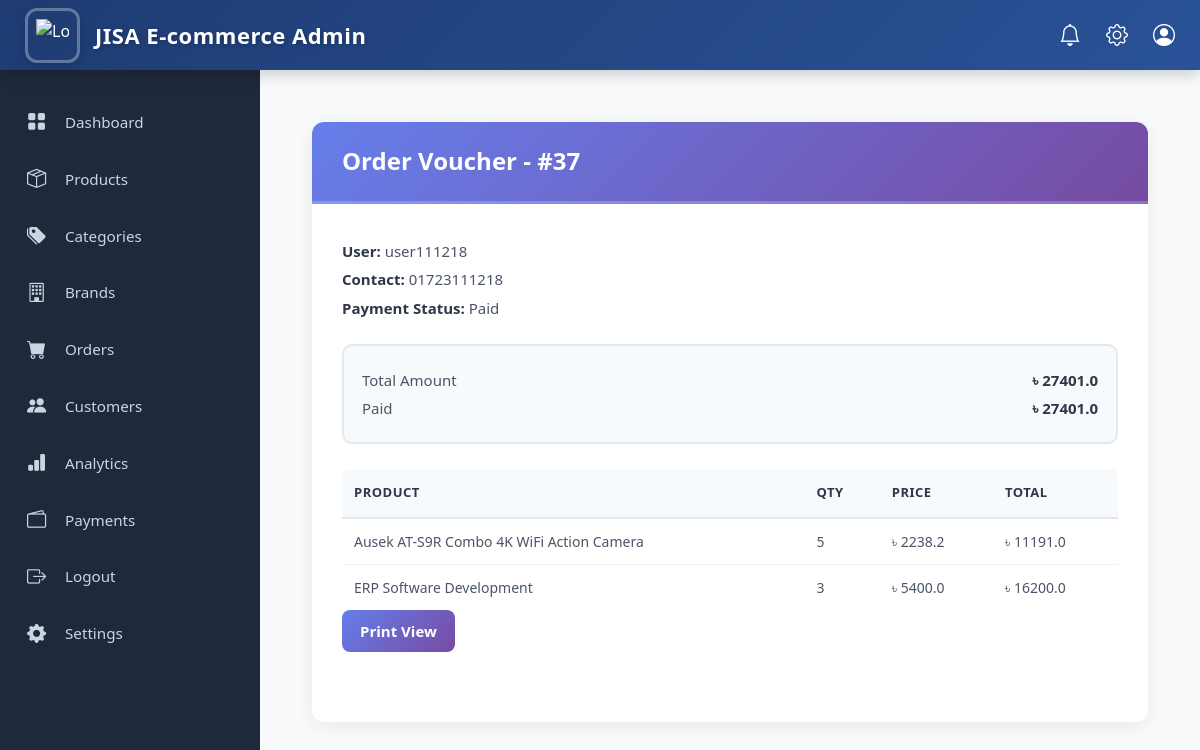
/adminpanel/orders/37/ (signed in), run on the app's committed database.
### core/models.py (models this page shows, shortened)
class Order(models.Model):
    user = models.ForeignKey(settings.AUTH_USER_MODEL,on_delete=models.SET_NULL,null=True, blank=True )
    first_name = models.CharField(max_length=100)
    last_name = models.CharField(max_length=100)
    address = models.TextField()
    mobile = models.CharField(max_length=20)
    email = models.EmailField()
    upazila = models.CharField(max_length=100)
    district = models.CharField(max_length=100)
    comment = models.TextField(blank=True, null=True)
    delivery_method = models.CharField(max_length=50)
    delivery_charge = models.FloatField(default=0)
    payment_method = models.CharField(max_length=50)
    payment_status = models.CharField(
        max_length=20,
        choices=(
            ("pending", "Pending"),
            ("paid", "Paid"),
            ("failed", "Failed"),
            ("partial paid", "partial Paid"),
        ),
        default="pending"
    )
    payment_transaction_id = models.CharField(max_length=100, blank=True, null=True)
    amount_paid = models.FloatField(default=0)  # How much customer has paid
    subtotal = models.FloatField()
    discount = models.FloatField(default=0)
    total = models.FloatField()
    created_at = models.DateTimeField(auto_now_add=True)

class OrderItem(models.Model):
    order = models.ForeignKey(Order, on_delete=models.CASCADE, related_name="items")
    product_name = models.CharField(max_length=255)
    price = models.FloatField()
    qty = models.IntegerField()
    def total(self):
        return self.price * self.qty

### accounts/models.py (models this page shows, shortened)
class User(AbstractUser):
    ROLE_CHOICES = (
        ("admin", "Admin"),
        ("customer", "Customer"),
    )
    role = models.CharField(max_length=10, choices=ROLE_CHOICES, default="customer")
    phone = models.CharField(max_length=30, unique=True, blank=True, null=True)
    avatar = models.ImageField(upload_to="avatars/", blank=True, null=True)
    objects = UserManager()  # <- important

### admin_panel/views.py (the view)
# urls.py: path("orders/<int:pk>/", views.admin_order_detail, name="admin_order_detail"),
@superuser_required
def admin_order_detail(request, pk):
    order = get_object_or_404(Order, pk=pk)
    items = order.items.all()
    return render(request, "order/admin_order_detail.html", {"order": order, "items": items})

### admin_panel/views.py (called while the page is built)
def superuser_required(view_func):
    return user_passes_test(lambda u: u.is_superuser)(view_func)

### core/context_processors.py (called while the page is built)
def categories_menu(request):
    categories = Category.objects.filter(parent__isnull=True).prefetch_related('children')
    return {'menu_categories': categories}

### admin_panel/templates/order/admin_order_detail.html (shortened to what this page needs)
{% extends "admin-base.html" %}
{% block content %}
<div class="voucher-container">
    <div class="voucher-card">
        <div class="voucher-header">
            <h2>Order Voucher - #{{ order.id }}</h2>
        </div>
        <div class="voucher-body">
            <div class="voucher-info">
                <p><span>User:</span> {{ order.user }}</p>
                <p><span>Contact:</span> {{ order.mobile }}</p>
                <p><span>Payment Status:</span> {{ order.payment_status|title }}</p>
            </div>
            <div class="amount-box">
                <p><span>Total Amount</span> ৳ {{ order.total }}</p>
                <p><span>Paid</span> ৳ {{ order.amount_paid }}</p>
            </div>
            <div class="table-wrapper">
                <table>
                    <thead>
                        <tr>
                            <th>Product</th>
                            <th>Qty</th>
                            <th>Price</th>
                            <th>Total</th>
                        </tr>
                    </thead>
                    <tbody>
                        {% for item in items %}
                        <tr>
                            <td>{{ item.product_name }}</td>
                            <td>{{ item.qty }}</td>
                            <td>৳ {{ item.price }}</td>
                            <td>৳ {{ item.total }}</td>
                        </tr>
                        {% endfor %}
                    </tbody>
                </table>
            </div>
            <a href="{% url 'order_invoice' order.id %}" target="_blank"
              style="
                    display:inline-block;
                    background:linear-gradient(135deg,#667eea 0%,#764ba2 100%);
                    color:white;
                    padding:10px 18px;
                    border-radius:8px;
                    font-weight:600;
                    margin-bottom:20px;
                    text-decoration:none;
              ">
                Print View
            </a>
        </div>
    </div>
</div>
{% endblock %}

### admin_panel/templates/order/admin_order_detail.html (style rules this page uses)
.voucher-container { max-width: 900px; margin: 0 auto; padding: 20px; }
.voucher-card { background: #ffffff; border-radius: 12px; box-shadow: 0 4px 20px rgba(0,0,0,0.08); overflow: hidden; padding-bottom: 20px; }
.voucher-header { background: linear-gradient(135deg, #667eea 0%, #764ba2 100%); color: white; padding: 25px 30px; border-bottom: 3px solid rgba(255,255,255,0.2); }
.voucher-header h2 { margin: 0; font-size: 24px; font-weight: 600; }
.voucher-body { padding: 30px; font-size: 15px; color: #2d3748; }
.voucher-info p { margin: 6px 0; font-size: 15px; color: #4a5568; }
.voucher-info span { font-weight: 600; color: #2d3748; }
.table-wrapper { margin-top: 25px; overflow-x: auto; }
table { width: 100%; border-collapse: collapse; border-radius: 8px; overflow: hidden; font-size: 14px; }
table thead { background: #f7fafc; border-bottom: 2px solid #e2e8f0; }
table th { padding: 14px 12px; text-align: left; font-weight: 600; color: #2d3748; text-transform: uppercase; font-size: 13px; letter-spacing: .5px; }
table td { padding: 12px 12px; border-bottom: 1px solid #edf2f7; color: #4a5568; }
table tr:last-child td { border-bottom: none; }
.amount-box { margin-top: 25px; padding: 18px; background: #f7fafc; border: 2px solid #e2e8f0; border-radius: 10px; }
.amount-box p { margin: 5px 0; font-size: 15px; display: flex; justify-content: space-between; font-weight: 600; color: #2d3748; }
.amount-box p span { color: #4a5568; font-weight: normal; }

### data on the page
Order: id "37", user "user111218", mobile "01723111218", payment_status "Paid", total "27401.0", amount_paid "27401.0"
OrderItem: product_name "Ausek AT-S9R Combo 4K WiFi Action Camera", qty "5", price "2238.2", total "11191.0"
OrderItem: product_name "ERP Software Development", qty "3", price "5400.0", total "16200.0"
